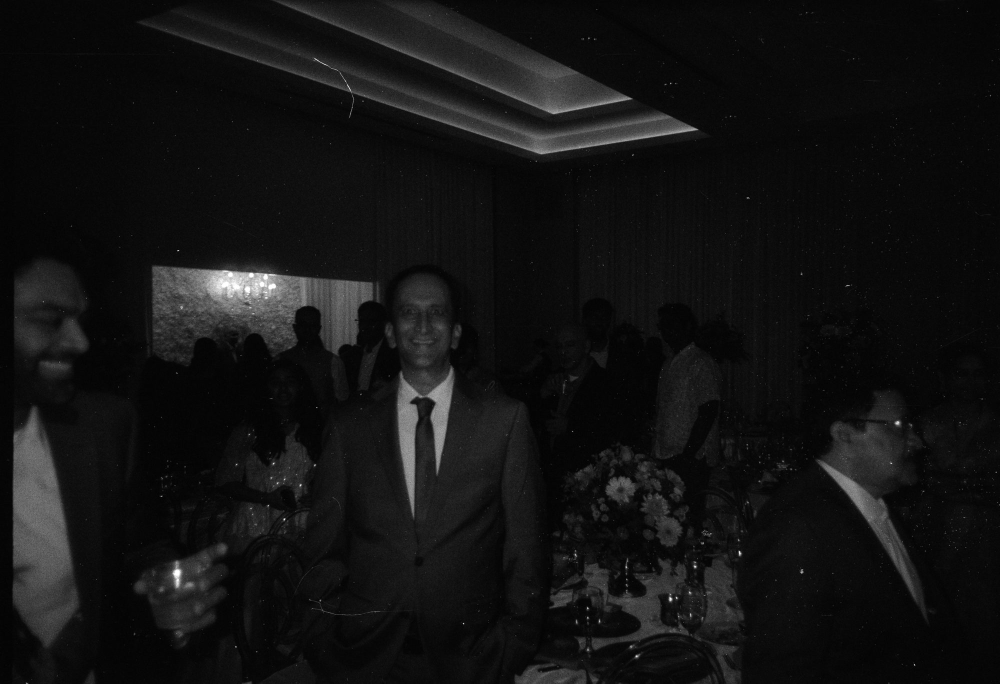
#> input picture images/film/foma400_01.jpg, 2000 x 1367 px (shown at 1/2 size)
$ python -i import-scans.py   (imports and definitions only)
#> lines starting #> are read from the running program, lines starting #| are printed output that depends on the picture; after the words box and inside, x2 and y2 are one past the last pixel; in counts of white or black regions, pixels touching at a corner belong together
#> further down, picture is the input picture: PIL image 2000x1367 RGB; min 0, max 255, mean 18.7
"""Import a roll of film scans into the site, in two steps with a review between.

1. Plan: analyze a folder of scans.
     python3 scripts/import-scans.py plan <scan-folder> --stock portra400
   - Finds duplicate frames, both within the folder and against photos already
     on the site, using a perceptual "difference hash".
   - Proposes crops for white scanner borders using per-row/column brightness
     profiles.
   - Writes import-plan.json and a review sheet (import-review.jpg) with each
     proposed crop drawn as a red line and each duplicate labelled.

2. Review: open the sheet. In import-plan.json, set "apply_crop": false for any
   proposed crop that is really part of the photo (sky, a white wall, a light
   leak), and "skip": false for a flagged duplicate you want to keep anyway.

3. Apply: export the frames.
     python3 scripts/import-scans.py apply import-plan.json
   - Writes images/film/<stock>_<NN>.jpg, numbered after the stock's existing
     photos, in frame order: approved crops applied, 2000px on the long edge,
     EXIF removed.
   Then run `npm run photos` to make thumbnails and update photos.json.

Needs Pillow: pip install pillow
"""
import argparse
import json
import re
import sys
from pathlib import Path
from PIL import Image, ImageChops, ImageDraw, ImageOps

Image.MAX_IMAGE_PIXELS = None  # film scans can be 10,000+ px wide
ROOT = Path(__file__).resolve().parent.parent
FILM = ROOT / "images" / "film"
EXTS = {".jpg", ".jpeg", ".png", ".tif", ".tiff"}
LONG = 2000          # exported long edge, px

# Duplicate detection
HASH_SIZE = 16       # 16x16 = 256-bit difference hash
DUPLICATE_BITS = 20  # hashes this close (of 256 bits) are treated as the same frame
NOISE = 3            # a bit only counts as different if the brightness steps differ by more than this

# White-border detection, all as shares of a row/column or of the image side
WHITE = 200          # a pixel counts as white if every channel is above this...
NEUTRAL = 45         # ...and its channels are within this of each other (not a colored light leak)
BAND = 0.45          # a line is part of the border band if this share of it is white
TAIL = 0.06          # keep trimming a ragged edge while the white share stays above this
MAX_REBATE = 0.08    # a dark film edge this wide may sit outside the white band
MAX_CUT = 0.18       # the band must end within this share of the side, or it's sky/wall
MARGIN = 0.003       # trim a hair past the band so no white sliver remains


# ---------------------------------------------------------------- helpers

# [8 lines left out: function frame_order, not called in this run]


def pixels(im):
    """All pixel values, row by row (get_flattened_data is Pillow 11.3+)."""
    return list(im.get_flattened_data() if hasattr(im, "get_flattened_data") else im.getdata())


# [24 lines left out: functions open_scan, dhash, distance, not called in this run]


def white_mask(im):
    """255 where a pixel is bright AND neutral (white or near-white), else 0."""
    r, g, b = im.split()
    bright = ImageChops.darker(ImageChops.darker(r, g), b).point(lambda v: 255 if v > WHITE else 0)
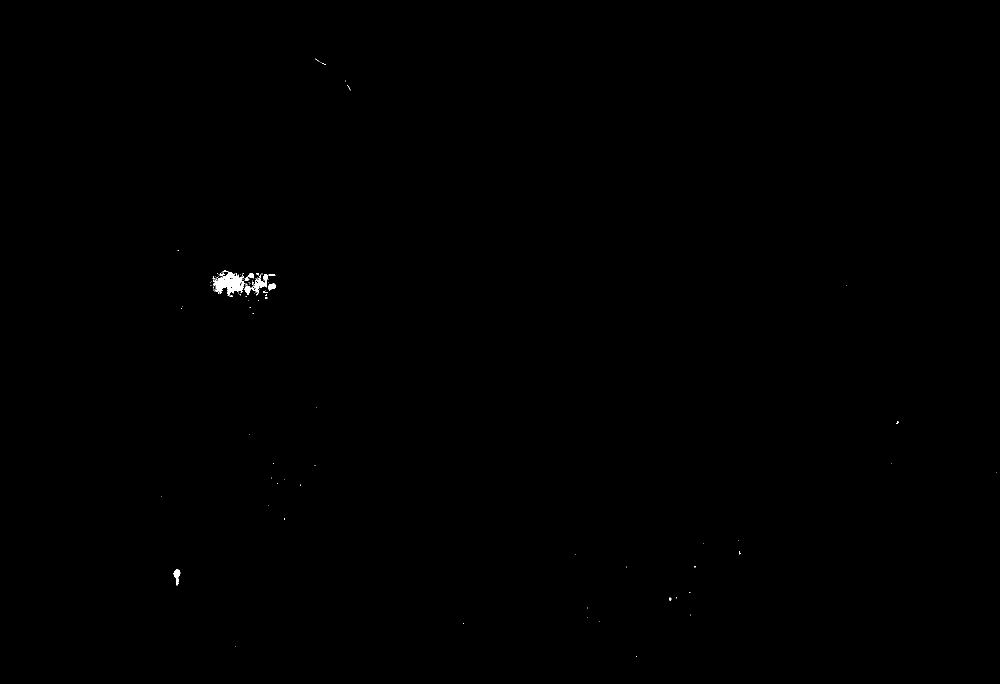
#> bright: PIL image 2000x1367 L (shown at 1/2 size); 0.12% white; 110 white regions (102 under 20 px), largest, box (x1, y1, x2, y2) and area: (426, 544, 494, 591) 1596, (502, 548, 536, 591) 517, (346, 1139, 361, 1171) 229
    spread = ImageChops.subtract(ImageChops.lighter(ImageChops.lighter(r, g), b),
                                 ImageChops.darker(ImageChops.darker(r, g), b))
#> spread: PIL image 2000x1367 L; every value is 0
    neutral = spread.point(lambda v: 255 if v < NEUTRAL else 0)
#> neutral: PIL image 2000x1367 L; every value is 255
    return ImageChops.darker(bright, neutral)


def profile(mask, side):
    """Share of white pixels in each column (left/right) or row (top/bottom),
    ordered from that edge inward."""
#> called with side = 'left'
    w, h = mask.size
#> w = 2000; h = 1367
    size = (w, 1) if side in ("left", "right") else (1, h)
#> size = (2000, 1)
    line = [v / 255 for v in pixels(mask.resize(size, Image.BOX))]
#> line = 2000 values, max 0.0353 at index 456, min 0 at index 0, mean 0.00112
    return line[::-1] if side in ("right", "bottom") else line


def border_cut(p):
    """How much of a side to trim (0..MAX_CUT as a share), or 0 if there's no border.

    A border is a band of white lines that starts at the edge (optionally past a
    thin dark film edge) and then ends sharply. A bright area that runs on past
    MAX_CUT (sky, a white wall) is part of the photo and is left alone."""
    n = len(p)
#> n = 2000
    i = 0
    while i < n * MAX_REBATE and p[i] < BAND:
        i += 1
#> after the loop, i = 160
    if i >= n * MAX_REBATE or p[i] < BAND:
        return 0.0                     # no white band near this edge
    if i and sum(p[:i]) / i > 0.1:
        return 0.0                     # what's outside the band must be a dark film edge
    j = i
    while j < n * MAX_CUT and p[j] >= BAND:
        j += 1
    if j >= n * MAX_CUT:
        return 0.0                     # runs on too far: sky or a wall, not a border
    while j < n * MAX_CUT and p[j] > TAIL:
        j += 1                         # ragged edge
    if j >= n * MAX_CUT:
        return 0.0
    return round((j + n * MARGIN) / n, 4)


def find_borders(im):
    mask = white_mask(im)
    return {side: border_cut(profile(mask, side)) for side in ("left", "top", "right", "bottom")}
#> the loop in border_cut (call 2), `while i < n * MAX_REBATE and p[i] < BAND:` made 110 passes


# [5 lines left out: function cropped, not called in this run]


def next_number(stock):
    nums = [int(m.group(1)) for f in FILM.glob(f"{stock}_*.jpg") if (m := re.fullmatch(rf"{stock}_(\d+)", f.stem))]
    return max(nums, default=0) + 1


# ---------------------------------------------------------------- plan

# [124 lines left out: functions plan, review_sheet, apply, main, not called in this run]


# [2 lines not run here, left out]

>>> from PIL import Image
>>> picture = Image.open('../images/film/foma400_01.jpg')
>>> result = find_borders(picture)
#> result = {'left': 0, 'top': 0, 'right': 0, 'bottom': 0}

$ run again, on images/film/foma400_19.jpg
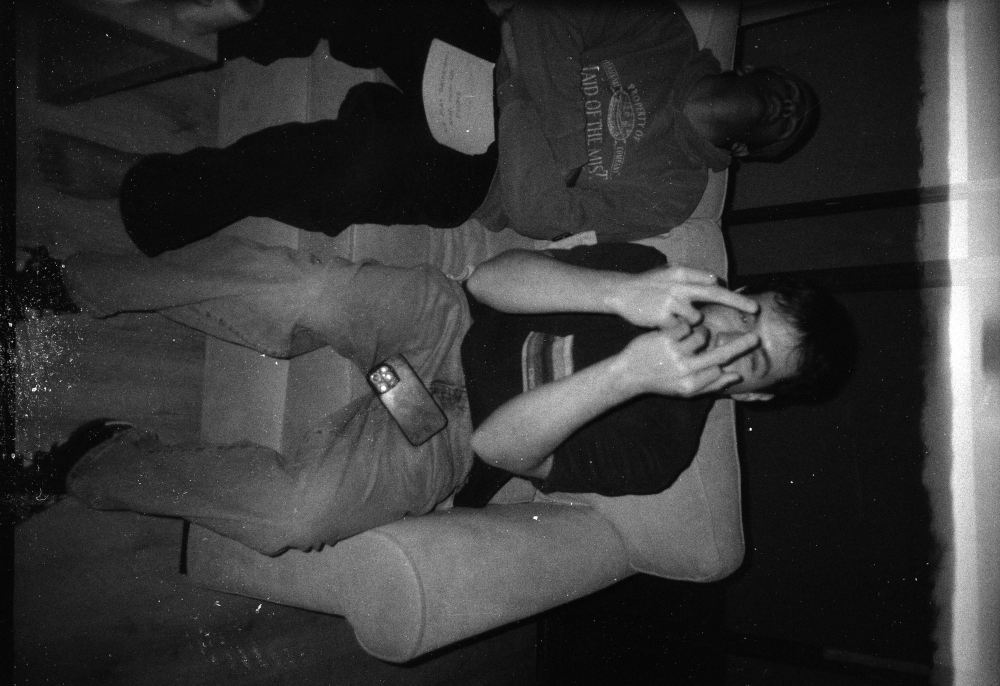
#> input picture images/film/foma400_19.jpg, 2000 x 1371 px (shown at 1/2 size)
#> picture is the input picture: PIL image 2000x1371 RGB; min 0, max 255, mean 54.9
#> in white_mask, `bright = ImageChops.darker(ImageChops.darker(r, g), b).point(lambda v:..`:
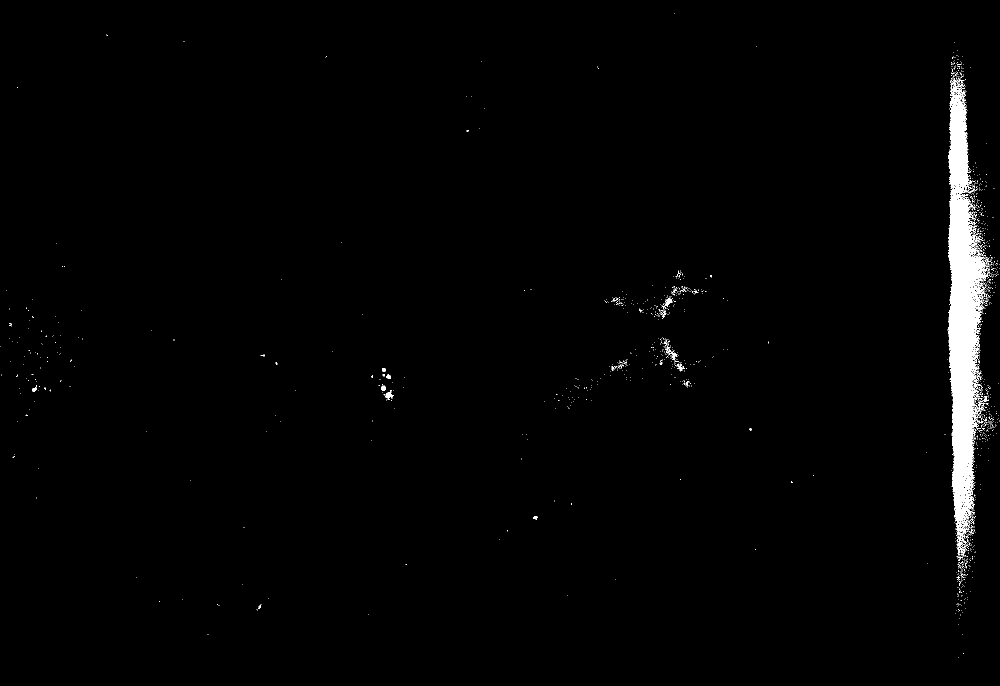
#> bright: PIL image 2000x1371 L (shown at 1/2 size); 1.5% white; 1540 white regions (1512 under 20 px), largest, box (x1, y1, x2, y2) and area: (1896, 155, 1978, 1112) 36539, (770, 780, 787, 797) 135, (1332, 692, 1355, 721) 130
#> spread: PIL image 2000x1371 L; every value is 0
#> neutral: PIL image 2000x1371 L; every value is 255
#> line = 2000 values, max 0.671 at index 1917, min 0 at index 0, mean 0.015
#> n = 2000
#> after the loop in border_cut, `while i < n * MAX_REBATE and p[i] < BAND:`: i = 160
#> the loop in border_cut (call 2), `while i < n * MAX_REBATE and p[i] < BAND:` made 110 passes
#> result = {'left': 0, 'top': 0, 'right': 0, 'bottom': 0}

$ run again, on images/film/foma400_23.jpg
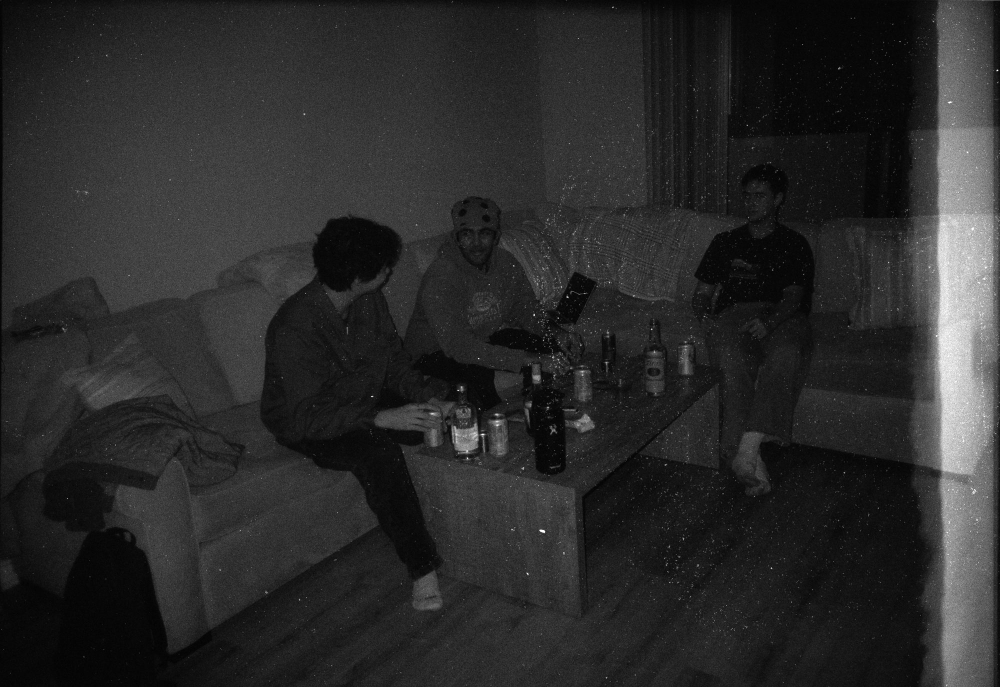
#> input picture images/film/foma400_23.jpg, 2000 x 1374 px (shown at 1/2 size)
#> picture is the input picture: PIL image 2000x1374 RGB; min 0, max 255, mean 42.2
#> in white_mask, `bright = ImageChops.darker(ImageChops.darker(r, g), b).point(lambda v:..`:
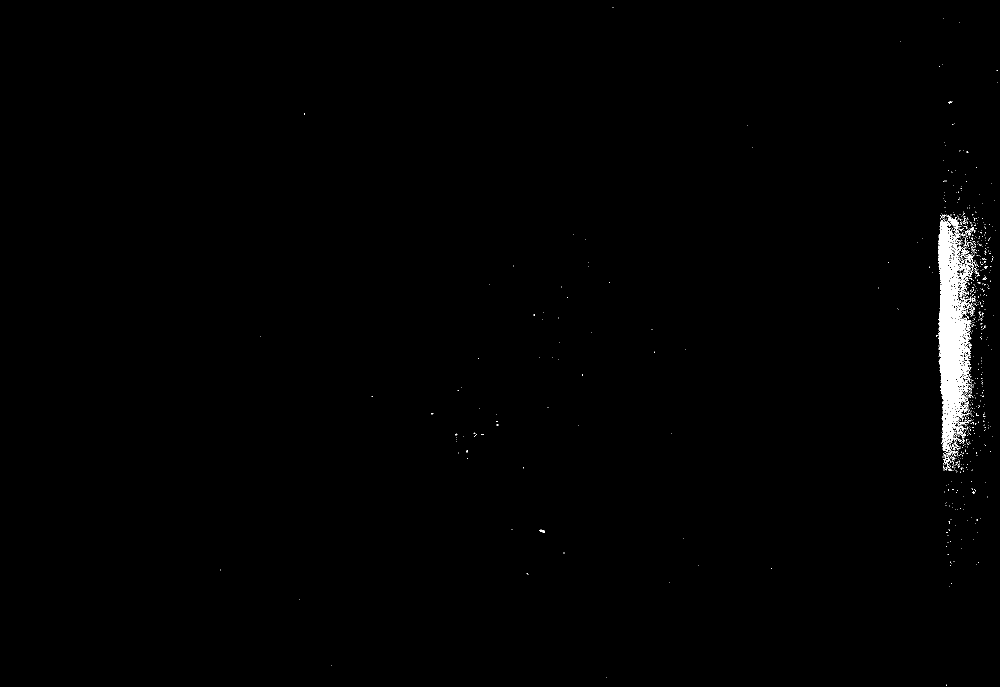
#> bright: PIL image 2000x1374 L (shown at 1/2 size); 0.76% white; 920 white regions (896 under 20 px), largest, box (x1, y1, x2, y2) and area: (1876, 430, 1950, 904) 17482, (1890, 901, 1917, 911) 72, (1918, 840, 1941, 851) 65
#> spread: PIL image 2000x1374 L; every value is 0
#> neutral: PIL image 2000x1374 L; every value is 255
#> line = 2000 values, max 0.333 at index 1891, min 0 at index 0, mean 0.00753
#> n = 2000
#> after the loop in border_cut, `while i < n * MAX_REBATE and p[i] < BAND:`: i = 160
#> the loop in border_cut (call 2), `while i < n * MAX_REBATE and p[i] < BAND:` made 110 passes
#> result = {'left': 0, 'top': 0, 'right': 0, 'bottom': 0}
